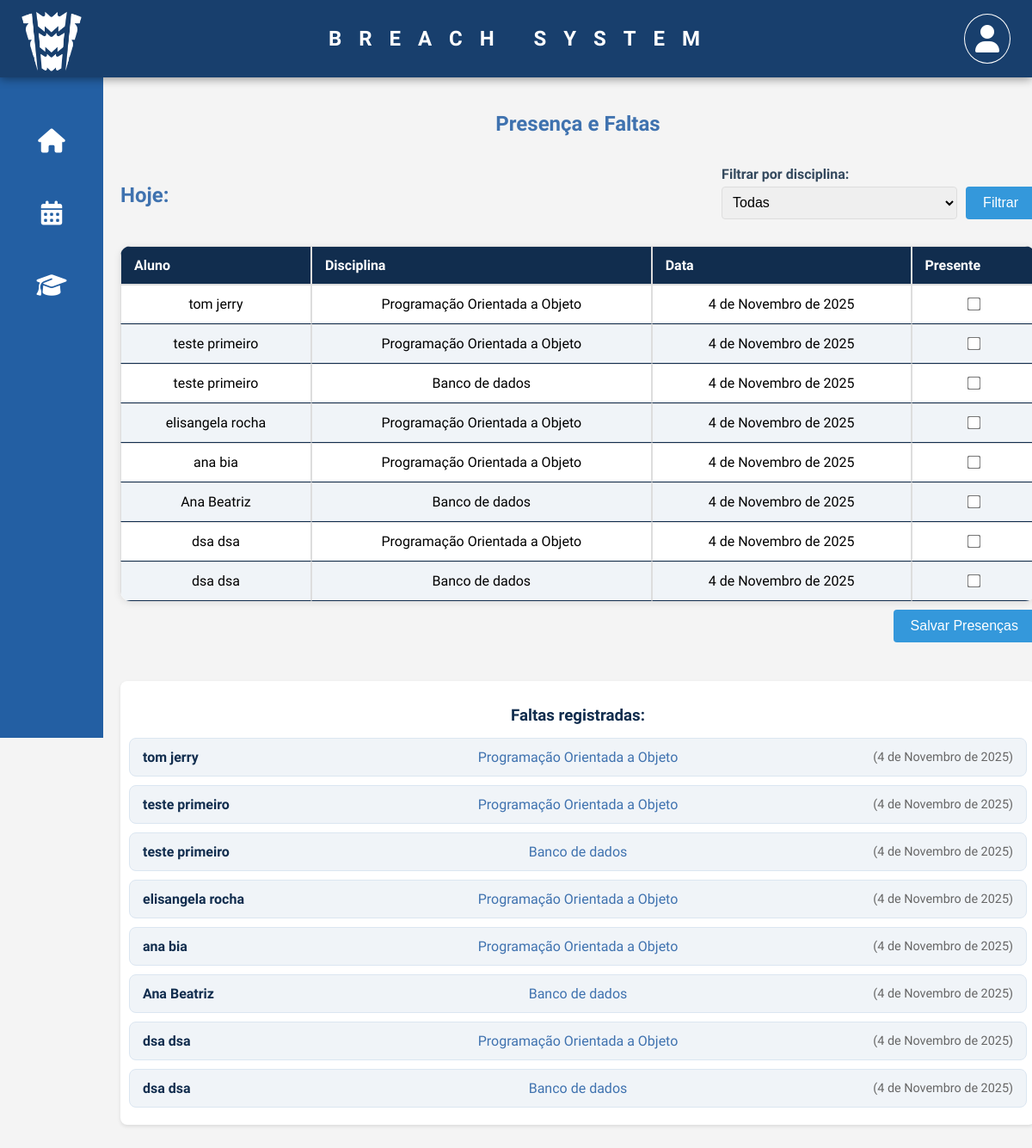
Screenshot of /dashboard/presenca_professor/ (signed in) with the database file from the repository.
### alunos/models.py (models this page shows, shortened)
class Disciplina(models.Model):
    nome = models.CharField(max_length=100)

class Presenca(models.Model):
    aluno = models.ForeignKey('Aluno', on_delete=models.CASCADE)
    disciplina = models.ForeignKey('Disciplina', on_delete=models.CASCADE)
    data = models.DateField(default=timezone.now)
    presente = models.BooleanField(default=False)
    class Meta:
        unique_together = ('aluno', 'disciplina', 'data')

### alunos/views.py (the view)
# urls.py: path('dashboard/presenca_professor/', views.presenca_professor_view, name='presenca_professor'),
@login_required
def presenca_professor_view(request):
    hoje = timezone.now().date()
    disciplina_filtro = request.GET.get('disciplina', 'todas')
    disciplinas = Disciplina.objects.all().order_by('nome')
    if disciplina_filtro == 'todas':
        alunos = Aluno.objects.prefetch_related('disciplinas').all()
    else:
        alunos = Aluno.objects.prefetch_related('disciplinas').filter(disciplinas__nome=disciplina_filtro)
    registros = []
    faltas_hoje = []
    for aluno in alunos:
        for disciplina in aluno.disciplinas.all():
            if disciplina_filtro != 'todas' and disciplina.nome != disciplina_filtro:
                continue
            presenca, _ = Presenca.objects.get_or_create(
                aluno=aluno, disciplina=disciplina, data=hoje
            )
            if request.method == 'POST':
                checkbox_name = f'presente_{presenca.id}'
                presenca.presente = checkbox_name in request.POST
                presenca.save()
            registros.append({
                "id": presenca.id,
                "aluno": aluno.user.get_full_name(),
                "disciplina": disciplina.nome,
                "data": presenca.data,
                "presente": presenca.presente,
            })
            if not presenca.presente:
                faltas_hoje.append({
                    "aluno": aluno.user.get_full_name(),
                    "disciplina": disciplina.nome,
                    "data": hoje
                })
    if request.method == 'POST':
        messages.success(request, 'Presenças atualizadas com sucesso!')
    return render(request, 'alunos/presenca_professor.html', {
        "registros": registros,
        "disciplinas": disciplinas,
        "disciplina_filtro": disciplina_filtro,
        "faltas_hoje": faltas_hoje,
    })

### alunos/templates/alunos/presenca_professor.html (shortened to what this page needs)
{% extends 'base_professor.html' %}
{% block content %}
<div class="dashboard-container">
        <div class="dashboard-actions">
            <div>
                <h2>Presença e Faltas</h2>
            </div>
        </div>
        <div class="headerTabela">
            <h2>Hoje:</h2>
            <article>
                <form method="get">
                    <label for="disciplina">Filtrar por disciplina:</label>
                    <div class="aux">
                        <select name="disciplina" id="disciplina">
                            <option value="todas" {% if disciplina_filtro == 'todas' %}selected{% endif %}>Todas</option>
                        </select>
                        <button type="submit" class="btn">Filtrar</button>
                    </div>
                </form>
            </article>
        </div>
        <form method="post" action="{% url 'presenca_professor' %}">
            <table class="tabela-presenca">
                <thead>
                    <tr>
                        <th>Aluno</th>
                        <th>Disciplina</th>
                        <th>Data</th>
                        <th>Presente</th>
                    </tr>
                </thead>
                <tbody>
                    {% for registro in registros %}
                    <tr>
                        <td>{{ registro.aluno }}</td>
                        <td>{{ registro.disciplina }}</td>
                        <td>{{ registro.data }}</td>
                        <td>
                            <input type="checkbox" name="presente_{{ registro.id }}" {% if registro.presente %}checked{% endif %}>
                        </td>
                    </tr>
                    {% empty %}
                    <tr>
                        <td colspan="4" style="text-align:center;">Nenhum registro encontrado</td>
                    </tr>
                    {% endfor %}
                </tbody>
            </table>
            <div class="footerTabela">
                <button type="submit" class="btnSalvar">Salvar Presenças</button>
            </div>
        </form>
        {% if faltas_hoje %}
        <div class="faltas-container">
            <h3>Faltas registradas:</h3>
            <ul class="faltas-lista">
                {% for falta in faltas_hoje %}
                    <li class="falta-item">
                        <span class="falta-aluno">{{ falta.aluno }}</span>
                        <span class="falta-disciplina">{{ falta.disciplina }}</span>
                        <span class="falta-data">({{ falta.data }})</span>
                    </li>
                {% endfor %}
            </ul>
        </div>
        {% endif %}
    </div>
{% endblock %}

### alunos/static/css/style.css (style rules this page uses)
h1, h2 { color: #2c3e50; margin-bottom: 20px; text-align: center; }
form { max-width: 600px; }
label { display: block; margin-bottom: 5px; color: #34495e; font-weight: bold; }
input[type="text"], input[type="password"], input[type="email"], input[type="number"], select { width: 100%; padding: 8px; border: 1px solid #ddd; border-radius: 4px; font-size: 16px; }
button { background-color: #3498db; color: white; padding: 10px 20px; border: none; border-radius: 4px; cursor: pointer; font-size: 16px; transition: background-color 0.3s; }
table { width: 100%; border-collapse: collapse; margin-top: 20px; }
th, td { padding: 12px; text-align: left; border-bottom: 1px solid #ddd; }
th { background-color: #f8f9fa; font-weight: bold; }

### alunos/templates/alunos/presenca_professor.html (style rules this page uses)
.dashboard-actions { display: flex; width: 100%; justify-content: space-between !important; align-items: center; text-align: center; flex-direction: row !important; }
.dashboard-actions div:nth-child(1) { display: flex; width: 100%; flex-direction: row; justify-content: center; align-items: center; }
.tabela-presenca { width: 100%; border-collapse: collapse; margin-top: 10px; }
form { width: 100%; max-width: none !important; }
.btnSalvar { max-width: 200px; }
.tabela-presenca th, .tabela-presenca td { border: 1px solid #ddd; padding: 8px; }
.tabela-presenca { width: 100%; border-collapse: separate; border-spacing: 0; border-radius: 12px; overflow: hidden; box-shadow: 0 2px 8px rgba(0,0,0,0.1); }
.tabela-presenca th, .tabela-presenca td { padding: 12px 15px; text-align: left; }
.tabela-presenca thead th { background-color: #112D4E; color: #FFFFFF; font-weight: bold; }
.tabela-presenca tbody tr:nth-child(even) { background-color: #f0f4f8; }
.tabela-presenca td input[type="checkbox"] { transform: scale(1.2); cursor: pointer; }
.tabela-presenca tbody { background-color: #FFFFFF; border: 2px solid #112D4E; border-radius: 0 0 12px 12px; }
.tabela-presenca tbody td { padding: 12px 15px; text-align: center; border-bottom: 1px solid #112D4E; }
.footerTabela { display: flex; justify-content: flex-end; margin-top: 10px; }
.faltas-container { margin-top: 30px; background: #fff; padding: 10px; border-radius: 8px; box-shadow: 0 2px 4px rgba(0, 0, 0, 0.1); }
.faltas-container h3 { margin-bottom: 15px; color: #112D4E; text-align: center; font-weight: 600; }
.faltas-lista { list-style: none; margin: 0; padding: 0; }
.falta-item { display: flex; justify-content: space-between; align-items: center; background-color: #f0f4f8; padding: 12px 15px; border-radius: 8px; margin-bottom: 10px; border: 1px solid #dbe6f1; transition: background-color 0.2s, transform 0.2s; }
.falta-aluno { font-weight: 600; color: #112D4E; flex: 1; }
.falta-disciplina { flex: 1; text-align: center; color: #3f72af; }
.falta-data { flex: 1; text-align: right; color: #666; font-size: 0.9em; }

### rows the page displays
Disciplina: disciplina "Programação Orientada a Objeto" "Programação Orientada a Objeto" "Programação Orientada a Objeto" "Programação Orientada a Objeto" "Programação Orientada a Objeto", disciplina "Programação Orientada a Objeto" "Programação Orientada a Objeto" "Programação Orientada a Objeto" "Programação Orientada a Objeto" "Programação Orientada a Objeto"
Presenca: data "4 de Novembro de 2025"
Presenca: data "4 de Novembro de 2025"
Disciplina: disciplina "Banco de dados" "Banco de dados" "Banco de dados", disciplina "Banco de dados" "Banco de dados" "Banco de dados"
Presenca: data "4 de Novembro de 2025"
Presenca: data "4 de Novembro de 2025"
Presenca: data "4 de Novembro de 2025"
Presenca: data "4 de Novembro de 2025"
Presenca: data "4 de Novembro de 2025"
Presenca: data "4 de Novembro de 2025"

### other values shown
{{ registro.aluno }} "tom jerry" "teste primeiro" "teste primeiro" "elisangela rocha" "ana bia" "Ana Beatriz" "dsa dsa" "dsa dsa"
{{ falta.aluno }} "tom jerry" "teste primeiro" "teste primeiro" "elisangela rocha" "ana bia" "Ana Beatriz" "dsa dsa" "dsa dsa"
{{ falta.data }} "4 de Novembro de 2025" "4 de Novembro de 2025" "4 de Novembro de 2025" "4 de Novembro de 2025" "4 de Novembro de 2025" "4 de Novembro de 2025" "4 de Novembro de 2025" "4 de Novembro de 2025"
